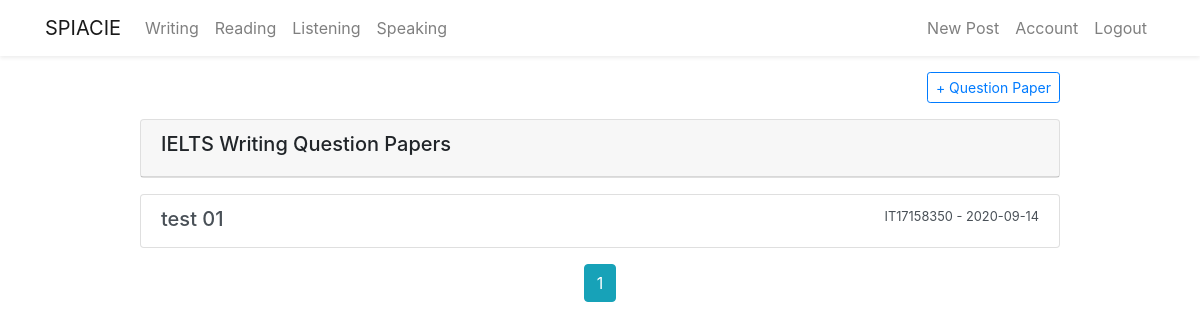
The app's page /writing (signed in) with its own data.
### flaskblog/models.py (models this page shows, shortened)
class Writingpaper(db.Model):
    id = db.Column(db.Integer, primary_key=True)
    title = db.Column(db.String(300), unique=True, nullable=False)
    task01 = db.Column(db.String(1000), nullable=False)
    task01_img = db.Column(db.String(20), nullable=True)
    date_posted = db.Column(db.DateTime, nullable=False,
                            default=datetime.now())
    user_id = db.Column(db.Integer, db.ForeignKey('user.id'), nullable=False)
    answer = db.relationship(
        'Writingpaperanswer', backref='candidate', lazy=True)

class User(db.Model, UserMixin):
    id = db.Column(db.Integer, primary_key=True)
    firstname = db.Column(db.String(20), nullable=False)
    lastname = db.Column(db.String(20), nullable=False)
    username = db.Column(db.String(20), unique=True, nullable=False)
    email = db.Column(db.String(20), unique=True, nullable=False)
    password = db.Column(db.String(20), nullable=False)
    image_file = db.Column(db.String(20), nullable=False,
                           default='default.jpg')
    post = db.relationship('Post', backref='author', lazy=True)
    writingpaper = db.relationship(
        'Writingpaper', backref='wcreator', lazy=True)
    writinganswer = db.relationship(
        'Writingpaperanswer', backref='wcandidate', lazy=True)
    speaking = db.relationship(
        'Speaking', backref='vspeak', lazy=True)
    speakinganswer = db.relationship(
        'Speakinganswer', backref='speakanswer', lazy=True)
    speakingquestion = db.relationship(
        'Speakingquestion', backref='speakquestion', lazy=True)
    Speakinganswersav = db.relationship(
        'Speakinganswersaved', backref='speakinganswersaved', lazy=True)

### flaskblog/writing/routes.py (the view)
@writing.route("/writing")
def write():
    page = request.args.get('page', 1, type=int)
    writingpapers = Writingpaper.query.paginate(page=page, per_page=6)
    return render_template('writing.html', writingpapers=writingpapers)

### flaskblog/models.py (called while the page is built)
@login_manger.user_loader
def load_user(user_id):
    return User.query.get(int(user_id))

### flaskblog/templates/writing.html (shortened to what this page needs)
{% extends 'layout.html' %} {% block content %}
<div class="row justify-content-center mt-3 mb-3">
  <div class="col-md-10">
    {% if current_user.is_authenticated %}
    <div class="col-md-13 text-md-right mb-3">
      <a
        type="button"
        class="btn btn-outline-primary btn-sm"
        href="/writing/new"
      >
        + Question Paper
      </a>
    </div>
    {% endif %}
    <div class="card mb-3">
      <div class="card-header">
        <h5>IELTS Writing Question Papers</h5>
      </div>
    </div>
    {% for writingpaper in writingpapers.items %}
    <div class="list-group">
      <a
        href="{{ url_for('writing.show_writing', writing_id= writingpaper.id )}}"
        class="list-group-item list-group-item-action"
      >
        <div class="d-flex w-100 justify-content-between">
          <h5 class="mb-1">{{ writingpaper.title }}</h5>
          <small
            >{{ writingpaper.wcreator.username }} - {{
            writingpaper.date_posted.strftime('%Y-%m-%d') }}</small
          >
        </div>
      </a>
    </div>
    {% endfor %}
    <div class="text-center mt-3">
      {% for page_num in writingpapers.iter_pages( left_edge=1, right_edge=1,  left_current=1, right_current=2) %}
      {% if page_num %}
      {% if writingpapers.page == page_num %}
      <a
        class="btn btn-info mb-4"
        href="{{ url_for('writing.write', page=page_num) }}"
        >{{ page_num }}</a
      >
      {% else %}
      <a
        class="btn btn-outline-info mb-4"
        href="{{ url_for('writing.write', page=page_num) }}"
        >{{ page_num }}</a
      >
      {% endif%} {% else %} .... {% endif%} {% endfor %}
    </div>
  </div>
  {% endblock content %}

### records on screen
Writingpaper: title "test 01", wcreator.username "IT17158350", date_posted "2020-09-14"

### other values on screen
{{ page_num }} "1"
